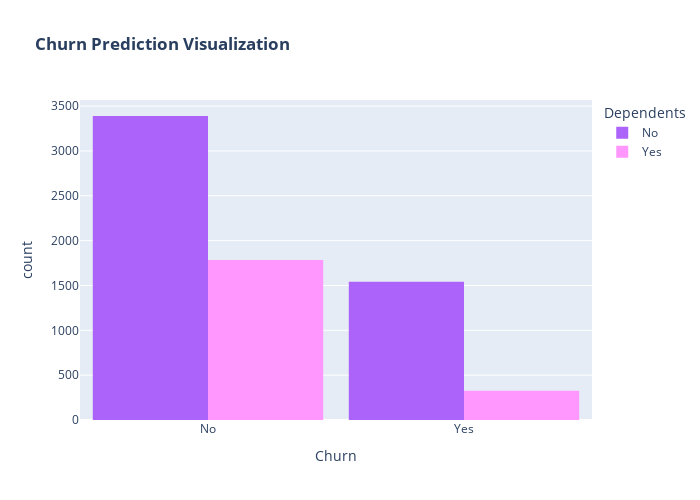

This figure's notebook cell:
### Markdown cell above
## Dependents

### Code cell
color_map = {"Yes": "#FF97FF", "No": "#AB63FA"}
fig = px.histogram(df, x="Churn", color="Dependents", barmode="group", title="<b>Churn Prediction Visualization</b>", color_discrete_map=color_map)
fig.update_layout(width=700, height=500, bargap=0.1)
fig.show()

### Figure 1 — Plotly figure (JSON) as saved in the notebook; plotly's stock layout.template omitted (floating-point values rounded to 4 significant figures; data arrays with more than 128 entries replaced by an {"elided": "..."} marker saying what was removed)
{"data": [{"alignmentgroup": "True", "bingroup": "x", "hovertemplate": "Dependents=No<br>Churn=%{x}<br>count=%{y}<extra></extra>", "legendgroup": "No", "marker": {"color": "#AB63FA", "pattern": {"shape": ""}}, "name": "No", "offsetgroup": "No", "orientation": "v", "showlegend": true, "type": "histogram", "x": {"elided": "4933 str values"}, "xaxis": "x", "yaxis": "y"}, {"alignmentgroup": "True", "bingroup": "x", "hovertemplate": "Dependents=Yes<br>Churn=%{x}<br>count=%{y}<extra></extra>", "legendgroup": "Yes", "marker": {"color": "#FF97FF", "pattern": {"shape": ""}}, "name": "Yes", "offsetgroup": "Yes", "orientation": "v", "showlegend": true, "type": "histogram", "x": {"elided": "2110 str values"}, "xaxis": "x", "yaxis": "y"}], "layout": {"bargap": 0.1, "barmode": "group", "height": 500, "legend": {"title": {"text": "Dependents"}, "tracegroupgap": 0}, "title": {"text": "<b>Churn Prediction Visualization</b>"}, "width": 700, "xaxis": {"anchor": "y", "domain": [0, 1], "title": {"text": "Churn"}}, "yaxis": {"anchor": "x", "domain": [0, 1], "title": {"text": "count"}}}}
